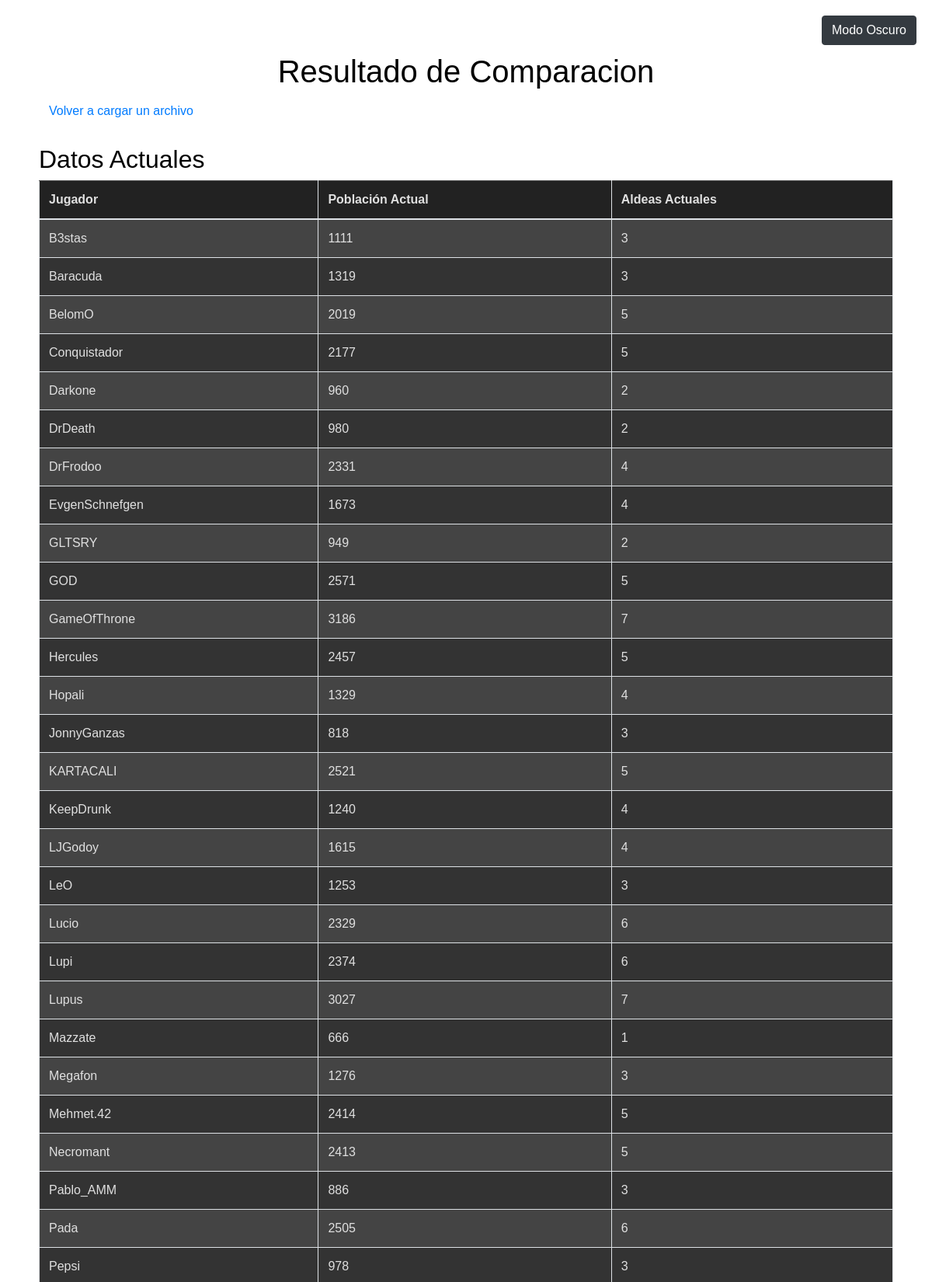
/resultado (upper part), run on the app's committed database.
### tables this page shows
CREATE TABLE players (
            id INTEGER PRIMARY KEY AUTOINCREMENT,
            player TEXT UNIQUE NOT NULL,
            population INTEGER NOT NULL,
            villages INTEGER NOT NULL
        );

### app.py (the view, shortened to what this page needs)
@app.route('/resultado')
def resultado():
    conn = get_db_connection()
    jugadores_actuales = conn.execute('SELECT * FROM players ORDER BY player ASC').fetchall()
    jugadores_previos = conn.execute('SELECT * FROM previous_players ORDER BY player ASC').fetchall()
    dict_actuales = {jugador['player']: (jugador['population'], jugador['villages']) for jugador in jugadores_actuales}
    dict_previos = {jugador['player']: (jugador['population'], jugador['villages']) for jugador in jugadores_previos}
    diferencias = []
    for player in dict_actuales:
        pop_actual, vil_actual = dict_actuales[player]
        if player in dict_previos:
            pop_prev, vil_prev = dict_previos[player]
            dif_poblacion = pop_actual - pop_prev
            dif_villages = vil_actual - vil_prev
            diferencias.append({
                'player': player,
                'pop_actual': pop_actual,
                'vil_actual': vil_actual,
                'pop_prev': pop_prev,
                'vil_prev': vil_prev,
                'dif_poblacion': dif_poblacion,
                'dif_villages': dif_villages
            })
    conn.close()
    return render_template('resultado.html', jugadores=jugadores_actuales, diferencias=diferencias)

### app.py (called while the page is built)
def get_db_connection():
    conn = sqlite3.connect(DATABASE)
    conn.row_factory = sqlite3.Row
    return conn

### templates/resultado.html (shortened to what this page needs)
<!DOCTYPE html>
<html lang="es">
<head>
    <link href="https://stackpath.bootstrapcdn.com/bootstrap/4.5.2/css/bootstrap.min.css" rel="stylesheet">
    <link href="{{ url_for('static', filename='style.css') }}" rel="stylesheet">
    <link href="{{ url_for('static', filename='dark-mode.css') }}" rel="stylesheet">
</head>
<body>
    <div class="toggle-btn">
        <button id="darkModeToggle" class="btn btn-dark">Modo Oscuro</button>
    </div>
    <div class="container mt-5">
        <h1 class="text-center">Resultado de Comparacion</h1>
        <a href="{{ url_for('index') }}" class="btn btn-link mb-4">Volver a cargar un archivo</a>
        {% if jugadores %}
        <h2>Datos Actuales</h2>
        <table class="table table-bordered table-striped">
            <thead>
                <tr>
                    <th>Jugador</th>
                    <th>Población Actual</th>
                    <th>Aldeas Actuales</th>
                </tr>
            </thead>
            <tbody>
                {% for jugador in jugadores %}
                <tr>
                    <td>{{ jugador['player'] }}</td>
                    <td>{{ jugador['population'] }}</td>
                    <td>{{ jugador['villages'] }}</td>
                </tr>
                {% endfor %}
            </tbody>
        </table>
        {% else %}
        <div class="alert alert-info">No hay datos disponibles en este momento.</div>
        {% endif %}
    </div>
</body>
</html>

### static/style.css (style rules this page uses)
body { background-color: #ffffff; color: #000000; font-family: Arial, sans-serif; }
.container { padding: 20px; }
.table { width: 100%; margin-bottom: 1rem; color: #212529; }
.table-bordered { border: 1px solid #dee2e6; }
.table-striped tbody tr:nth-of-type(odd) { background-color: #f2f2f2; }
.table thead th { background-color: #e9ecef; }
.table tbody td, .table thead th { padding: .75rem; vertical-align: top; border-top: 1px solid #dee2e6; }

### static/dark-mode.css (style rules this page uses)
.container { padding: 20px; }
.table { background-color: #333; color: #e0e0e0; }
.table-bordered { border: 1px solid #444; }
.table-striped tbody tr:nth-of-type(odd) { background-color: #444; }
.table thead th { background-color: #222; }
.table tbody td, .table thead th { padding: .75rem; vertical-align: top; border-top: 1px solid #555; }

### templates/resultado.html (style rules this page uses)
.toggle-btn { position: fixed; top: 20px; right: 20px; z-index: 1000; cursor: pointer; }

### data on the page
players: player "B3stas", population "1111", villages "3"
players: player "Baracuda", population "1319", villages "3"
players: player "BelomO", population "2019", villages "5"
players: player "Conquistador", population "2177", villages "5"
players: player "Darkone", population "960", villages "2"
players: player "DrDeath", population "980", villages "2"
players: player "DrFrodoo", population "2331", villages "4"
players: player "EvgenSchnefgen", population "1673", villages "4"
players: player "GLTSRY", population "949", villages "2"
players: player "GOD", population "2571", villages "5"
players: player "GameOfThrone", population "3186", villages "7"
players: player "Hercules", population "2457", villages "5"
players: player "Hopali", population "1329", villages "4"
players: player "JonnyGanzas", population "818", villages "3"
players: player "KARTACALI", population "2521", villages "5"
players: player "KeepDrunk", population "1240", villages "4"
players: player "LJGodoy", population "1615", villages "4"
players: player "LeO", population "1253", villages "3"
players: player "Lucio", population "2329", villages "6"
players: player "Lupi", population "2374", villages "6"
players: player "Lupus", population "3027", villages "7"
players: player "Mazzate", population "666", villages "1"
players: player "Megafon", population "1276", villages "3"
players: player "Mehmet.42", population "2414", villages "5"
players: player "Necromant", population "2413", villages "5"
players: player "Pablo_AMM", population "886", villages "3"
players: player "Pada", population "2505", villages "6"
players: player "Pepsi", population "978", villages "3"
